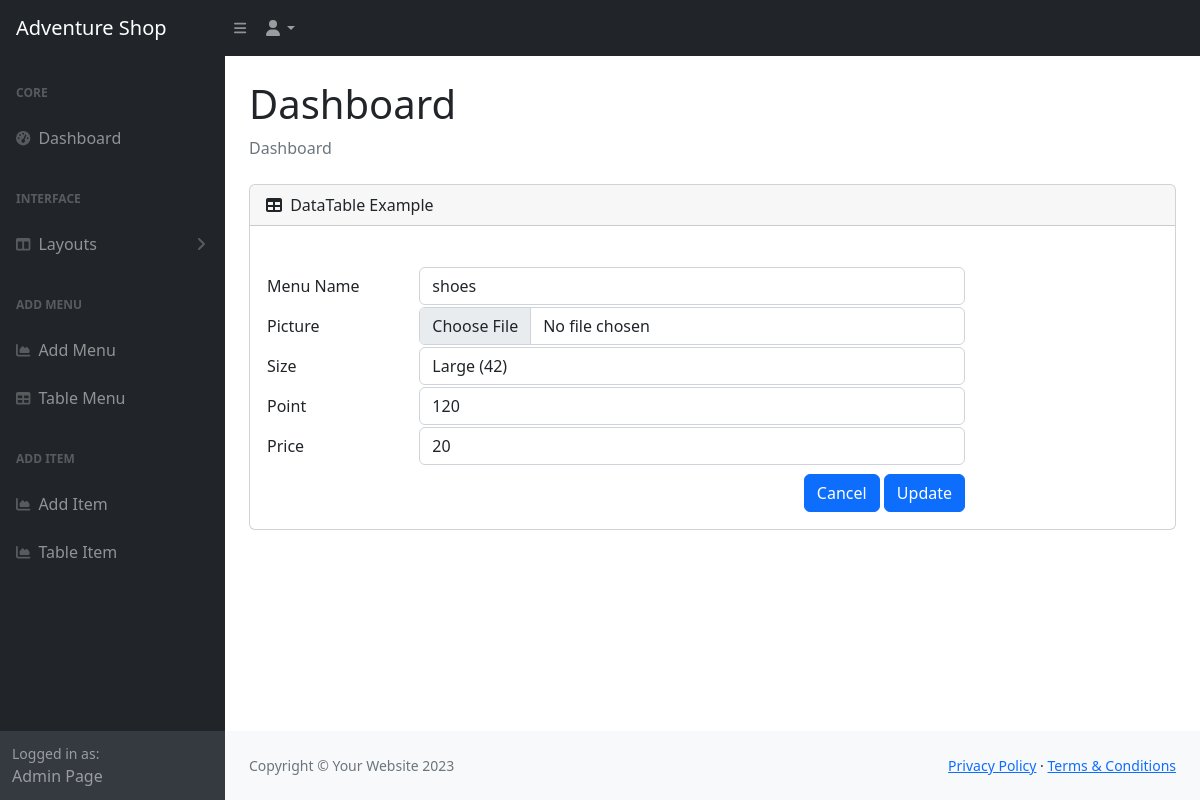
Page /PhpSchool/AdminPage/edit_item.php on the committed database.
### tables this page shows
CREATE TABLE `tbl_adventure` (
  `pro_id` int(11) NOT NULL,
  `pro_name` varchar(50) NOT NULL,
  `img` text NOT NULL,
  `size` varchar(50) NOT NULL,
  `point` int(50) NOT NULL,
  `price` int(50) NOT NULL,
  `type_product` varchar(50) NOT NULL,
  `des` varchar(250) NOT NULL
);

### PhpSchool/AdminPage/edit_item.php (the view, shortened to what this page needs)
<!DOCTYPE html>
<html lang="en">
    <head>
        <link href="https://cdn.jsdelivr.net/npm/simple-datatables@7.1.2/dist/style.min.css" rel="stylesheet" />
        <link href="css/styles.css" rel="stylesheet" />
        <?php
if (include_once('./config.php')) {
    $query = "SELECT * FROM tbl_item inner join  tbl_adventure on  tbl_adventure.pro_id = tbl_item.pro_id ";
    $result = mysqli_query($con, $query);
    $row = mysqli_fetch_array($result);
    if(isset($_POST['cancel'])) {
        header("Location: http://localhost:8088/Norton/Co3E1/PhpSchool/AdminPage/selectItem.php");
    } elseif(isset($_POST['update'])) {
        include_once('./update_item.php');
    } else {
    ?>
    </head>
    <body class="sb-nav-fixed">
        <nav class="sb-topnav navbar navbar-expand navbar-dark bg-dark">
            <a class="navbar-brand ps-3" href="daskboard.php">Adventure Shop</a>
            <button class="btn btn-link btn-sm order-1 order-lg-0 me-4 me-lg-0" id="sidebarToggle" href="#!"><i class="fas fa-bars"></i></button>
            <ul class="navbar-nav ms-auto ms-md-0 me-3 me-lg-4">
                <li class="nav-item dropdown">
                    <a class="nav-link dropdown-toggle" id="navbarDropdown" href="#" role="button" data-bs-toggle="dropdown" aria-expanded="false"><i class="fas fa-user fa-fw"></i></a>
                </li>
            </ul>
        </nav>
        <div id="layoutSidenav">
            <div id="layoutSidenav_nav">
                <nav class="sb-sidenav accordion sb-sidenav-dark" id="sidenavAccordion">
                    <div class="sb-sidenav-menu">
                        <div class="nav">
                            <div class="sb-sidenav-menu-heading">Core</div>
                            <a class="nav-link" href="daskboard.php">
                                <div class="sb-nav-link-icon"><i class="fas fa-tachometer-alt"></i></div>
                                Dashboard
                            </a>
                            <div class="sb-sidenav-menu-heading">Interface</div>
                            <a class="nav-link collapsed" href="#" data-bs-toggle="collapse" data-bs-target="#collapseLayouts" aria-expanded="false" aria-controls="collapseLayouts">
                                <div class="sb-nav-link-icon"><i class="fas fa-columns"></i></div>
                                Layouts
                                <div class="sb-sidenav-collapse-arrow"><i class="fas fa-angle-down"></i></div>
                            </a>
                            <div class="sb-sidenav-menu-heading">Add Menu</div>
                            <a class="nav-link" href="add_product.php">
                                <div class="sb-nav-link-icon"><i class="fas fa-chart-area"></i></div>
                                Add Menu
                            </a>
                            <a class="nav-link" href="select.php">
                                <div class="sb-nav-link-icon"><i class="fas fa-table"></i></div>
                                Table Menu
                            </a>
                            <div class="sb-sidenav-menu-heading">Add Item</div>
                            <a class="nav-link" href="add_item.php">
                                <div class="sb-nav-link-icon"><i class="fas fa-chart-area"></i></div>
                                Add Item
                            </a>
                            <a class="nav-link" href="selectItem.php">
                                <div class="sb-nav-link-icon"><i class="fas fa-chart-area"></i></div>
                                Table Item
                            </a>
                        </div>
                    </div>
                    <div class="sb-sidenav-footer">
                        <div class="small">Logged in as:</div>
                        Admin Page
                    </div>
                </nav>
            </div>
            <div id="layoutSidenav_content">
                <main>
                    <div class="container-fluid px-4">
                        <h1 class="mt-4">Dashboard</h1>
                        <ol class="breadcrumb mb-4">
                            <li class="breadcrumb-item active">Dashboard</li>
                        </ol>
                        <div class="card mb-4">
                            <div class="card-header">
                                <i class="fas fa-table me-1"></i>
                                DataTable Example
                            </div>
                            <div class="card-body">
                                <form action="<?php echo $_SERVER['REQUEST_URI'];?>" method="post" enctype="multipart/form-data">
                                    <table border="0" width="700" cellspacing=10>
                                        <tr>
                                            <td>Menu Name</td>
                                            <td>
                                                <select name="txtmenu" id="txtmenu" class="form-control">
                                                    <option value="<?php echo $row['pro_id']; ?>"><?php echo $row['pro_name']; ?></option>
                                                </select>
                                            </td>
                                        </tr>
                                        <tr>
                                            <td>Picture</td>
                                            <td><input class="form-control" type="file" name="file" value="<?php echo $row['img']; ?>"></td>
                                        </tr>
                                        <tr>
                                            <td>Size</td>
                                            <td>
                                                <select class="form-control" name="txtsize" id="" type="text" >
                                                    <option value="<?php echo $row['size']; ?>"><?php echo $row['size']; ?></option>
                                                </select>
                                            </td>
                                        </tr>
                                        <tr>
                                            <td>Point</td>
                                            <td><input class="form-control" type="text" name="txtpoint" value="<?php echo $row['point']; ?>"></td>
                                        </tr>
                                        <tr>
                                            <td>Price</td><br>
                                            <td><input class="form-control" type="text" name="txtprice" value="<?php echo $row['price']; ?>"></td>
                                        </tr>
                                        <tr>
                                            <td colspan="2" class="text-end pe-10 pt-2">
                                                <input type="submit" class="btn btn-primary" name="cancel" value="Cancel">
                                                <input type="submit" class="btn btn-primary" name="update" value="Update">
                                            </td>
                                        </tr>
                                    </table>
                                </form>
                            </div>
                        </div>
                    </div>
                </main>
                <footer class="py-4 bg-light mt-auto">
                    <div class="container-fluid px-4">
                        <div class="d-flex align-items-center justify-content-between small">
                            <div class="text-muted">Copyright &copy; Your Website 2023</div>
                            <div>
                                <a href="#">Privacy Policy</a>
                                &middot;
                                <a href="#">Terms &amp; Conditions</a>
                            </div>
                        </div>
                    </div>
                </footer>
            </div>
        </div>
    </body>
    <?php
    }
}
    ?>
</html>

### rows in the picture
tbl_adventure: txtmenu "shoes", txtsize "Large (42)", txtpoint "120", txtprice "20"
